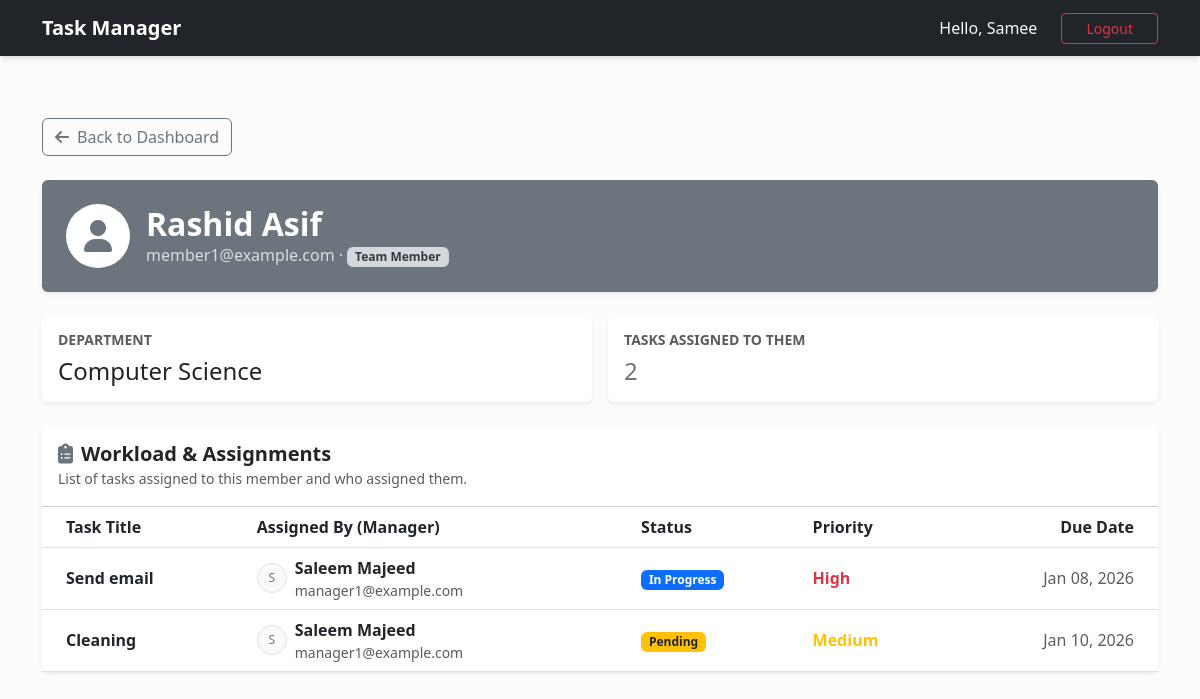
The page /about/member/7/ (signed in) on the database its author committed.
### users/models.py (models this page shows, shortened)
class CustomUser(AbstractUser):
    username = None
    email = models.EmailField(_("email address"), unique=True)
    ROLE_ADMIN = "admin"
    ROLE_MANAGER = "manager"
    ROLE_MEMBER = "member"
    ROLE_CHOICES = [
        (ROLE_ADMIN, "Admin"),
        (ROLE_MANAGER, "Manager"),
        (ROLE_MEMBER, "Member"),
    ]
    role = models.CharField(max_length=20, choices=ROLE_CHOICES, default=ROLE_MEMBER)
    department = models.CharField(max_length=100, blank=True)
    USERNAME_FIELD = "email"
    REQUIRED_FIELDS = [] # Email & Password are required by default
    objects = CustomUserManager()
    class Meta:
        verbose_name = "user"
        verbose_name_plural = "users"
        ordering = ("email",)
    @property
    def is_admin(self):
        return self.role == self.ROLE_ADMIN or self.is_superuser

### tasks/models.py (models this page shows, shortened)
class Task(models.Model):
    PRIORITY_LOW = "low"
    PRIORITY_MEDIUM = "medium"
    PRIORITY_HIGH = "high"
    PRIORITY_CHOICES = [
        (PRIORITY_LOW, "Low"),
        (PRIORITY_MEDIUM, "Medium"),
        (PRIORITY_HIGH, "High"),
    ]
    STATUS_PENDING = "pending"
    STATUS_IN_PROGRESS = "in_progress"
    STATUS_COMPLETED = "completed"
    STATUS_CHOICES = [
        (STATUS_PENDING, "Pending"),
        (STATUS_IN_PROGRESS, "In Progress"),
        (STATUS_COMPLETED, "Completed"),
    ]
    title = models.CharField(max_length=255)
    description = models.TextField(blank=True)
    creator = models.ForeignKey(
        settings.AUTH_USER_MODEL,
        related_name="created_tasks",
        on_delete=models.CASCADE,
        help_text="User who created the task",
    )
    assignee = models.ForeignKey(
        settings.AUTH_USER_MODEL,
        related_name="assigned_tasks",
        on_delete=models.SET_NULL,
        null=True,
        blank=True,
        help_text="User assigned to the task",
    )
    priority = models.CharField(max_length=10, choices=PRIORITY_CHOICES, default=PRIORITY_MEDIUM)
    status = models.CharField(max_length=20, choices=STATUS_CHOICES, default=STATUS_PENDING)
    deadline = models.DateTimeField(null=True, blank=True)
    created_at = models.DateTimeField(auto_now_add=True)
    updated_at = models.DateTimeField(auto_now=True)
    completed_at = models.DateTimeField(null=True, blank=True)
    class Meta:
        ordering = ("-priority", "deadline", "-created_at")

### users/views.py (the view)
# urls.py: path("about/member/<int:pk>/", views.about_member, name="about_member"),
@login_required
@require_http_methods(["GET"])
def about_member(request, pk):
    if not request.user.is_admin:
        messages.error(request, "Unauthorized Access.")
        return redirect("dashboard")
    member = get_object_or_404(CustomUser, pk=pk, role=CustomUser.ROLE_MEMBER)
    assigned_tasks = Task.objects.filter(assignee=member).order_by("-created_at")
    pending_count = assigned_tasks.exclude(status=Task.STATUS_COMPLETED).count()
    ctx = {
        "member": member,
        "assigned_tasks": assigned_tasks,
        "pending_count": pending_count,
    }
    return render(request, "about_member.html", ctx)

### users/templates/about_member.html (shortened to what this page needs)
{% extends 'base.html' %}
{% block content %}
<div class="container py-5">
    <div class="mb-4 d-flex gap-2">
        <a href="{% url 'admin_dashboard' %}" class="btn btn-outline-secondary">
            <i class="fas fa-arrow-left me-2"></i>Back to Dashboard
        </a>
    </div>
    <div class="card shadow-sm border-0 mb-4 bg-secondary text-white">
        <div class="card-body p-4">
            <div class="d-flex align-items-center">
                <div class="bg-white text-secondary rounded-circle p-3 me-3 d-flex align-items-center justify-content-center" style="width: 64px; height: 64px;">
                    <i class="fas fa-user fa-2x"></i>
                </div>
                <div>
                    <h2 class="fw-bold mb-0">{{ member.first_name }} {{ member.last_name }}</h2>
                    <p class="mb-0 opacity-75">{{ member.email }} &middot; <span class="badge bg-light text-dark">Team Member</span></p>
                </div>
            </div>
        </div>
    </div>
    <div class="row g-3 mb-4">
        <div class="col-md-6">
            <div class="card shadow-sm border-0 h-100">
                <div class="card-body">
                    <h6 class="text-muted text-uppercase small fw-bold">Department</h6>
                    <h4 class="mb-0">{{ member.department|default:"General" }}</h4>
                </div>
            </div>
        </div>
        <div class="col-md-6">
            <div class="card shadow-sm border-0 h-100">
                <div class="card-body">
                    <h6 class="text-muted text-uppercase small fw-bold">Tasks Assigned To Them</h6>
                    <h4 class="mb-0 text-secondary">{{ assigned_tasks.count }}</h4>
                </div>
            </div>
        </div>
    </div>
    <div class="card shadow-sm border-0">
        <div class="card-header bg-white py-3">
            <h5 class="mb-0 fw-bold text-dark">
                <i class="fas fa-clipboard-list me-2 text-secondary"></i>Workload & Assignments
            </h5>
            <small class="text-muted">List of tasks assigned to this member and who assigned them.</small>
        </div>
        <div class="card-body p-0">
            <div class="table-responsive">
                <table class="table table-hover align-middle mb-0">
                    <thead class="bg-light">
                        <tr>
                            <th class="ps-4">Task Title</th>
                            <th>Assigned By (Manager)</th>
                            <th>Status</th>
                            <th>Priority</th>
                            <th class="text-end pe-4">Due Date</th>
                        </tr>
                    </thead>
                    <tbody>
                        {% for task in assigned_tasks %}
                        <tr>
                            <td class="ps-4 fw-bold">{{ task.title }}</td>
                            <td>
                                {% if task.creator %}
                                    <div class="d-flex align-items-center">
                                        <div class="bg-light text-secondary rounded-circle me-2 d-flex align-items-center justify-content-center border" style="width: 30px; height: 30px; font-size: 12px;">
                                            {{ task.creator.first_name|first }}
                                        </div>
                                        <div>
                                            <div class="fw-semibold">{{ task.creator.first_name }} {{ task.creator.last_name }}</div>
                                            <div class="small text-muted">{{ task.creator.email }}</div>
                                        </div>
                                    </div>
                                {% else %}
                                    <span class="text-muted fst-italic">System / Unknown</span>
                                {% endif %}
                            </td>
                            <td>
                                {% if task.status == 'completed' %}
                                    <span class="badge bg-success">Completed</span>
                                {% elif task.status == 'in_progress' %}
                                    <span class="badge bg-primary">In Progress</span>
                                {% else %}
                                    <span class="badge bg-warning text-dark">Pending</span>
                                {% endif %}
                            </td>
                            <td>
                                {% if task.priority == 'high' %}
                                    <span class="text-danger fw-bold">High</span>
                                {% elif task.priority == 'medium' %}
                                    <span class="text-warning fw-bold">Medium</span>
                                {% else %}
                                    <span class="text-success fw-bold">Low</span>
                                {% endif %}
                            </td>
                            <td class="text-end pe-4 text-muted">
                                {{ task.deadline|date:"M d, Y"|default:"No Deadline" }}
                            </td>
                        </tr>
                        {% endfor %}
                    </tbody>
                </table>
            </div>
        </div>
    </div>
</div>
{% endblock %}

### users/templates/base.html (shortened to what this page needs)
<!DOCTYPE html>
<html lang="en">
<head>
    <link href="https://cdn.jsdelivr.net/npm/bootstrap@5.3.0/dist/css/bootstrap.min.css" rel="stylesheet">
    <link rel="stylesheet" href="https://cdnjs.cloudflare.com/ajax/libs/font-awesome/6.4.0/css/all.min.css">
</head>
<body>
    <nav class="navbar navbar-expand-md navbar-dark bg-dark fixed-top navbar-custom px-3">
        <div class="container">
            <a class="navbar-brand fw-bold d-flex align-items-center" href="{% url 'home' %}">
                Task Manager
            </a>
            <div class="collapse navbar-collapse justify-content-end" id="navbarNav">
                <ul class="navbar-nav align-items-center gap-2">
                    {% if user.is_authenticated %}
                        <li class="nav-item">
                            <span class="text-light me-3">Hello, {{ user.first_name|default:user.email }}</span>
                        </li>
                        <li class="nav-item">
                            <form action="{% url 'logout' %}" method="POST" class="d-inline">
                                 <button type="submit" class="btn btn-outline-danger btn-sm px-4">Logout</button>
                            </form>
                        </li>
                    {% endif %}
                </ul>
            </div>
        </div>
    </nav>
    <main>
        {% block content %}
        {% endblock %}
    </main>
</body>
</html>

### rows shown on the page
CustomUser: first_name "Samee"
CustomUser: first_name "Rashid", last_name "Asif", email "member1@example.com", department "Computer Science"
Task: title "Send email", creator.first_name|first "S", creator.first_name "Saleem", creator.last_name "Majeed", creator.email "manager1@example.com", status "In Progress", priority "High", deadline "Jan 08, 2026"
Task: title "Cleaning", creator.first_name|first "S", creator.first_name "Saleem", creator.last_name "Majeed", creator.email "manager1@example.com", status "Pending", priority "Medium", deadline "Jan 10, 2026"

### other values the page prints
{{ assigned_tasks.count }} "2"
